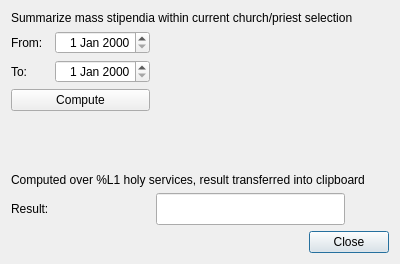
<?xml version="1.0" encoding="UTF-8"?>
<ui version="4.0">
 <class>CountMoneyContributionsDlg</class>
 <widget class="QDialog" name="CountMoneyContributionsDlg">
  <property name="geometry">
   <rect>
    <x>0</x>
    <y>0</y>
    <width>400</width>
    <height>264</height>
   </rect>
  </property>
  <property name="windowTitle">
   <string>Count up money contributions</string>
  </property>
  <layout class="QGridLayout" name="gridLayout">
   <item row="0" column="0" colspan="5">
    <widget class="QLabel" name="label">
     <property name="text">
      <string>Summarize mass stipendia within current church/priest selection </string>
     </property>
     <property name="wordWrap">
      <bool>true</bool>
     </property>
    </widget>
   </item>
   <item row="1" column="0">
    <widget class="QLabel" name="label_2">
     <property name="text">
      <string>From:</string>
     </property>
    </widget>
   </item>
   <item row="1" column="1">
    <widget class="QDateEdit" name="fromEdit">
     <property name="alignment">
      <set>Qt::AlignRight|Qt::AlignTrailing|Qt::AlignVCenter</set>
     </property>
    </widget>
   </item>
   <item row="5" column="0" colspan="5">
    <widget class="QLabel" name="computationReportLabel">
     <property name="text">
      <string>Computed over %L1 holy services, result transferred into clipboard</string>
     </property>
     <property name="wordWrap">
      <bool>true</bool>
     </property>
    </widget>
   </item>
   <item row="6" column="0" colspan="2">
    <widget class="QLabel" name="label_4">
     <property name="text">
      <string>Result:</string>
     </property>
    </widget>
   </item>
   <item row="6" column="2" colspan="2">
    <widget class="QLineEdit" name="resultEdit">
     <property name="styleSheet">
      <string notr="true">font: bold 15pt</string>
     </property>
     <property name="text">
      <string/>
     </property>
     <property name="alignment">
      <set>Qt::AlignRight|Qt::AlignTrailing|Qt::AlignVCenter</set>
     </property>
    </widget>
   </item>
   <item row="7" column="0" colspan="5">
    <widget class="QDialogButtonBox" name="buttonBox">
     <property name="orientation">
      <enum>Qt::Horizontal</enum>
     </property>
     <property name="standardButtons">
      <set>QDialogButtonBox::Close</set>
     </property>
    </widget>
   </item>
   <item row="4" column="0">
    <spacer name="verticalSpacer">
     <property name="orientation">
      <enum>Qt::Vertical</enum>
     </property>
     <property name="sizeHint" stdset="0">
      <size>
       <width>20</width>
       <height>40</height>
      </size>
     </property>
    </spacer>
   </item>
   <item row="2" column="0">
    <widget class="QLabel" name="label_3">
     <property name="text">
      <string>To:</string>
     </property>
    </widget>
   </item>
   <item row="2" column="1">
    <widget class="QDateEdit" name="toEdit">
     <property name="alignment">
      <set>Qt::AlignRight|Qt::AlignTrailing|Qt::AlignVCenter</set>
     </property>
    </widget>
   </item>
   <item row="3" column="0" colspan="2">
    <widget class="QPushButton" name="computeButton">
     <property name="text">
      <string>Compute</string>
     </property>
     <property name="icon">
      <iconset resource="HolyServices.qrc">
       <normaloff>:/images/math_sum.png</normaloff>:/images/math_sum.png</iconset>
     </property>
    </widget>
   </item>
  </layout>
 </widget>
 <tabstops>
  <tabstop>fromEdit</tabstop>
  <tabstop>toEdit</tabstop>
  <tabstop>computeButton</tabstop>
  <tabstop>resultEdit</tabstop>
  <tabstop>buttonBox</tabstop>
 </tabstops>
 <resources>
  <include location="HolyServices.qrc"/>
 </resources>
 <connections>
  <connection>
   <sender>buttonBox</sender>
   <signal>accepted()</signal>
   <receiver>CountMoneyContributionsDlg</receiver>
   <slot>accept()</slot>
   <hints>
    <hint type="sourcelabel">
     <x>248</x>
     <y>254</y>
    </hint>
    <hint type="destinationlabel">
     <x>157</x>
     <y>274</y>
    </hint>
   </hints>
  </connection>
  <connection>
   <sender>buttonBox</sender>
   <signal>rejected()</signal>
   <receiver>CountMoneyContributionsDlg</receiver>
   <slot>reject()</slot>
   <hints>
    <hint type="sourcelabel">
     <x>316</x>
     <y>260</y>
    </hint>
    <hint type="destinationlabel">
     <x>286</x>
     <y>274</y>
    </hint>
   </hints>
  </connection>
 </connections>
</ui>
